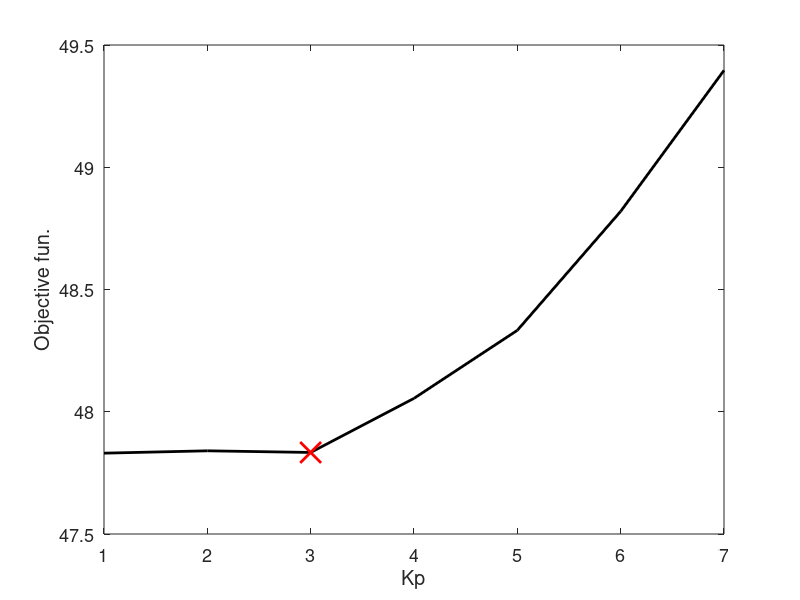
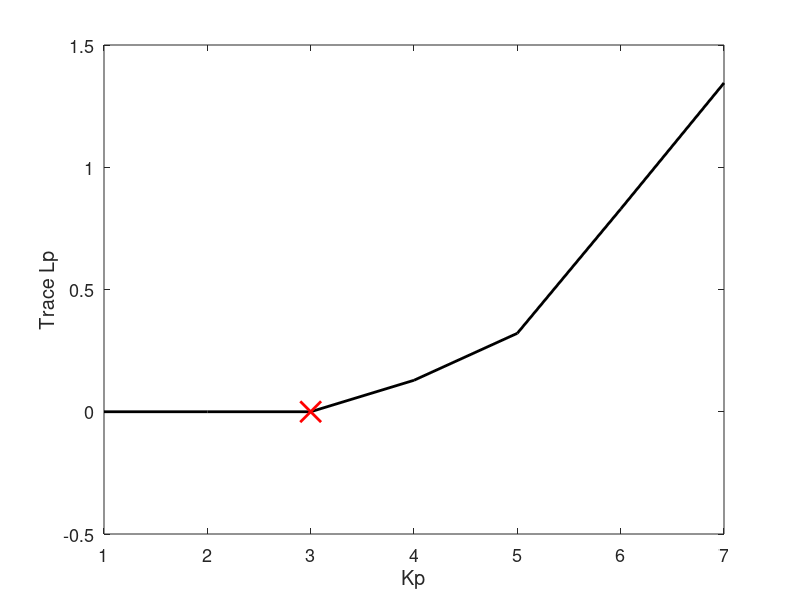
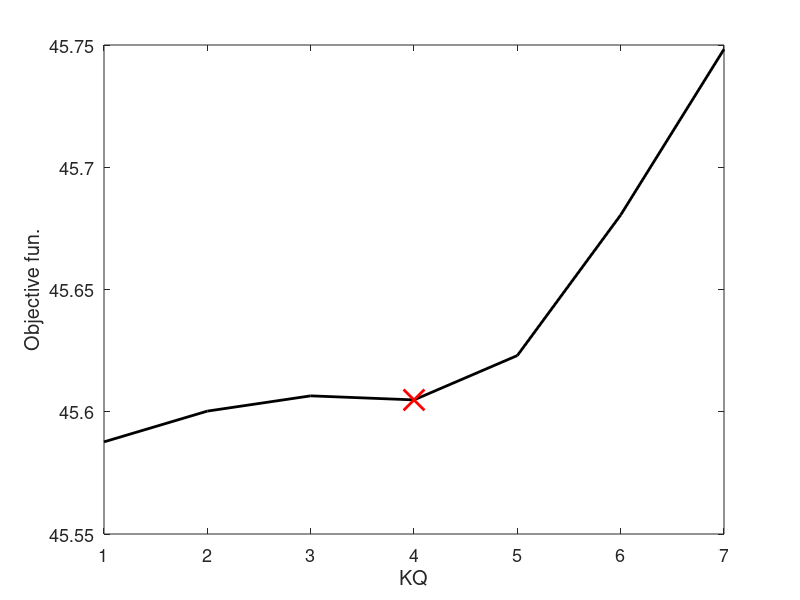
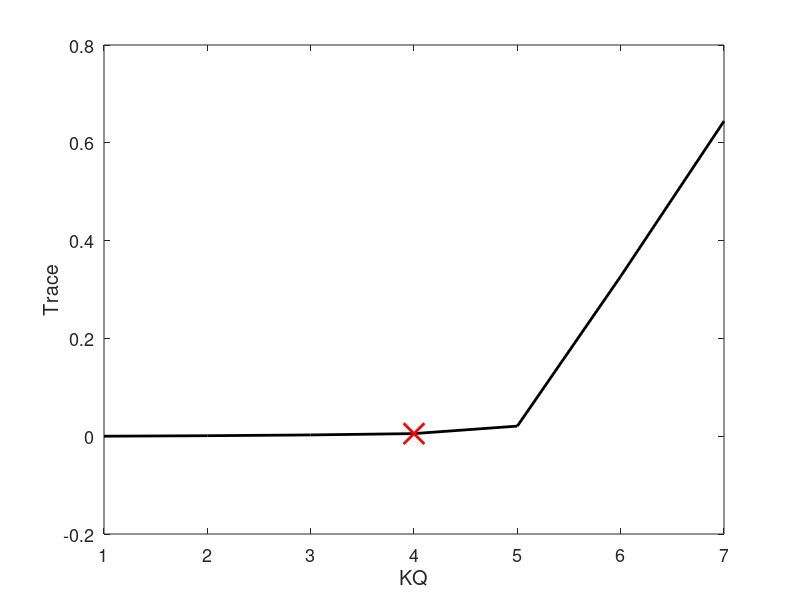

Reproduce these figures in MATLAB, in order.
clc;clear all;close all


load('OptimalK_val_1.mat')

zzz_Q = mean(Objec_LQ,2);
figure(1);clf;plot(kVal,zzz_Q,'k', 'LineWidth', 2); hold on
plot(kVal(3),zzz_Q(3),'rx', 'MarkerSize', 15, 'LineWidth', 2);hold on
xlabel('Kp')
ylabel('Objective fun.')
set(gca,'FontSize',13);
figure(1);print('-depsc', 'Optimal_KP_Objec.eps');

zzz2 = mean(Res_Lq,2);
figure(2);clf;plot(kVal,(zzz2),'k', 'LineWidth', 2); hold on
plot(kVal(3),zzz2(3),'rx', 'MarkerSize', 15, 'LineWidth', 2); hold on 
xlabel('Kp')
ylabel('Trace Lp')
set(gca,'FontSize',13);
figure(2);print('-depsc', 'Optimal_KP_Res.eps');
%%%%%%%%%%%%%%%%%%%%%%%%%%%%%%%%%%%%%%%%%%%%%%%%%
clear 
load('OptimalK_val_2.mat')

clc
zzz_Q = (mean(Objec_LQ,2));
figure(3);plot(kVal,(zzz_Q),'k', 'LineWidth', 2); hold on
plot(kVal(4),zzz_Q(4),'rx', 'MarkerSize', 15, 'LineWidth', 2);hold on
xlabel('KQ')
ylabel('Objective fun.')
set(gca,'FontSize',13);
figure(3);print('-depsc', 'Optimal_KQ_Objec.eps');


zzz2 = mean(Res_Lp,2);
figure(4);plot(kVal,(zzz2),'k', 'LineWidth', 2); hold on
plot(kVal(4),zzz2(4),'rx', 'MarkerSize', 15, 'LineWidth', 2); hold on 
xlabel('KQ')
ylabel('Trace')
set(gca,'FontSize',13);
figure(4);print('-depsc', 'Optimal_KQ_Res.eps');